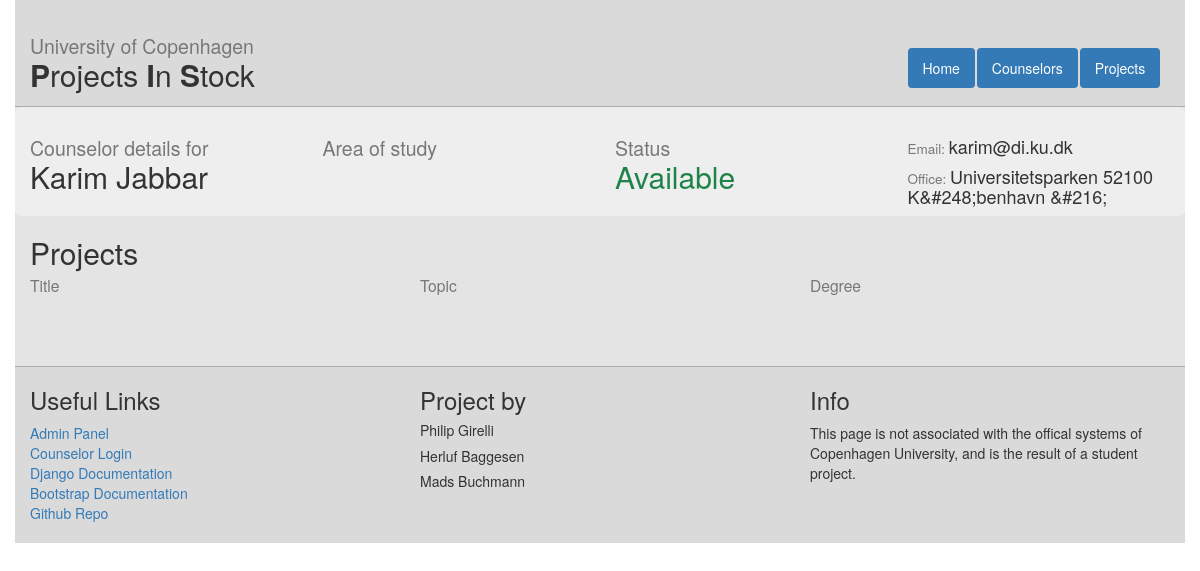
/counselors/295/, run on the app's committed database.
### web/models.py (models this page shows, shortened)
class Counselor(models.Model):
    readonly_fields=('account_id',)
    name = models.CharField(max_length=255)
    email = models.EmailField()
    studyArea = models.CharField(max_length=255)
    office = models.CharField(max_length=255)
    projects = models.ManyToManyField(Project)
    url = models.URLField(default="NOURL")
    accountId = models.IntegerField(default=-1)
    statusChoices = (('Available','Available'),('Unavailable','Unavailable'))
    status = models.CharField(max_length=50, choices=statusChoices, default='Available')

### web/views.py (the view)
# urls.py: url(r'^counselors/(?P<counselor_id>[0-9]+)/$', views.counselor_detail, name="counselor_detail"),
def counselor_detail(request, counselor_id):
    counselor = get_object_or_404(Counselor, id=counselor_id)
    context = {
        'counselor': counselor
    }
    return render(request, 'web/counselor_detail.html', context)

### web/templates/web/counselor_detail.html (shortened to what this page needs)
{%extends "web/master.html" %}
{% block content%}
<div class="row info-box">
  <div class="col-md-3">
    <h2><small>Counselor details for</small><br />{{ counselor.name }}</h2>
  </div>
  <div class="col-md-3">
    <h2><small>Area of study</small><br />{{ counselor.study_area }}</h2>
  </div>
  <div class="col-md-3">
    <h2><small>Status</small><br />
        {% if counselor.status == "Available" %}
        <p class="colgreen">Available</p>
        {% else %}
        <p class="colred">Unavailable</p>
        {% endif %}
    </h2>
  </div>
  <div class="col-md-3">
    <br />
    <h4><small>Email:  </small>{{ counselor.email }}</h4>
    <h4><small>Office:  </small>{{ counselor.office }}</h4>
  </div>
</div>
  <h2>Projects</h2>
<div style="position: relative; top: -30px;">
  <div class="row">
    <div class="col-md-4">
      <h3><small>Title</small></h3>
    </div>
    <div class="col-md-4">
      <h3><small>Topic</small></h3>
    </div>
    <div class="col-md-4">
      <h3><small>Degree</small></h3>
    </div>
  </div>
</div>
{% endblock %}

### web/static/web/style.css (style rules this page uses)
html, body { height : 100%; }
.info-box { background-color : #eee; border-radius: 6px; }

### web/templates/web/counselor_detail.html (style rules this page uses)
p.colgreen { color:#1D8348 }

### data on the page
Counselor: name "Karim Jabbar", email "karim@di.ku.dk", office "Universitetsparken 52100 K&#248;benhavn &#216;"
